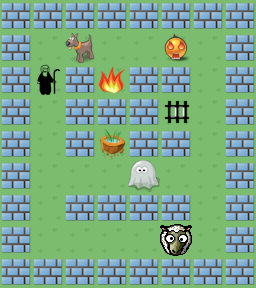

A level layout from a 2D game, rendered from its tile map. Below: a short description, then the map file with its tile-grid data intact:
An orthogonal 8x9 tile map with 32x32 px tiles, 1 tile layer (Tile Layer 1).

<map version="1.0" orientation="orthogonal" width="8" height="9" tilewidth="32" tileheight="32">
 <tileset firstgid="1" name="ghostbusters_tileset" tilewidth="32" tileheight="32">
  <image source="ghostbusters_tileset.png" width="128" height="96" />
  <tile id="2">
   <properties>
    <property name="maxHP" value="2" />
    <property name="shotDistance" value="2" />
    <property name="visionLimit" value="3" />
   </properties>
  </tile>
  <tile id="5">
   <properties>
    <property name="visionLimit" value="3" />
   </properties>
  </tile>
  <tile id="6">
   <properties>
    <property name="visionLimit" value="3" />
   </properties>
  </tile>
 </tileset>
 <layer name="Tile Layer 1" width="8" height="9">
  <data>
   <tile gid="5" />
   <tile gid="5" />
   <tile gid="5" />
   <tile gid="5" />
   <tile gid="5" />
   <tile gid="5" />
   <tile gid="5" />
   <tile gid="5" />
   <tile gid="5" />
   <tile gid="1" />
   <tile gid="2" />
   <tile gid="1" />
   <tile gid="1" />
   <tile gid="7" />
   <tile gid="1" />
   <tile gid="5" />
   <tile gid="5" />
   <tile gid="9" />
   <tile gid="5" />
   <tile gid="11" />
   <tile gid="5" />
   <tile gid="5" />
   <tile gid="1" />
   <tile gid="5" />
   <tile gid="5" />
   <tile gid="1" />
   <tile gid="5" />
   <tile gid="5" />
   <tile gid="5" />
   <tile gid="10" />
   <tile gid="1" />
   <tile gid="5" />
   <tile gid="5" />
   <tile gid="1" />
   <tile gid="5" />
   <tile gid="4" />
   <tile gid="5" />
   <tile gid="5" />
   <tile gid="1" />
   <tile gid="5" />
   <tile gid="5" />
   <tile gid="1" />
   <tile gid="1" />
   <tile gid="1" />
   <tile gid="3" />
   <tile gid="1" />
   <tile gid="1" />
   <tile gid="5" />
   <tile gid="5" />
   <tile gid="1" />
   <tile gid="5" />
   <tile gid="5" />
   <tile gid="5" />
   <tile gid="5" />
   <tile gid="1" />
   <tile gid="5" />
   <tile gid="5" />
   <tile gid="1" />
   <tile gid="1" />
   <tile gid="1" />
   <tile gid="1" />
   <tile gid="6" />
   <tile gid="1" />
   <tile gid="5" />
   <tile gid="5" />
   <tile gid="5" />
   <tile gid="5" />
   <tile gid="5" />
   <tile gid="5" />
   <tile gid="5" />
   <tile gid="5" />
   <tile gid="5" />
  </data>
 </layer>
</map>